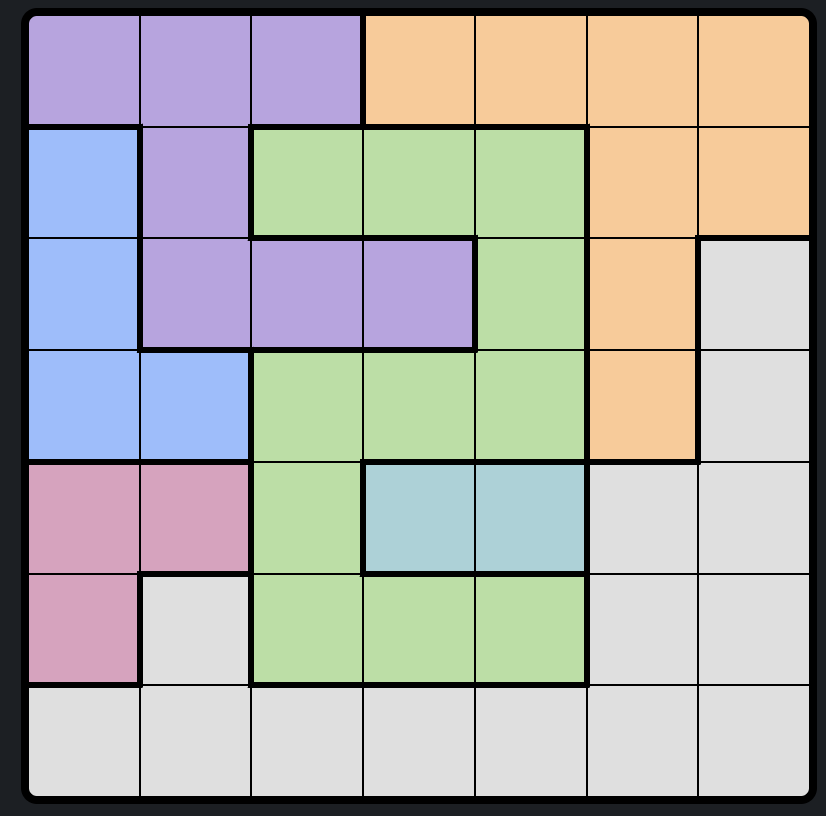
#> input picture board.png, 826 x 816 px
$ python board_reader.py
#> lines starting #> are read from the running program, lines starting #| are printed output that depends on the picture; after the words box and inside, x2 and y2 are one past the last pixel; in counts of white or black regions, pixels touching at a corner belong together
### board_solver.py
import copy

def solve(board):
    print("Solving board")
    copy_board = copy.deepcopy(board)

    # add in backtracking logic here that will solve the board using the 2d array
    return copy_board


# [8 lines left out: function is_safe_helper, not called in this run]

### board_reader.py
# Here is the github link if you want to follow along the progress and see the final product
# https://github.com/LenaWang03/QueensSolver


from board_solver import solve
import cv2 as cv
import numpy as np
import math

# Load the image
original = cv.imread('board.png')
#> original is the input picture: shape (816, 826, 3); mean B, G, R 171, 175.3, 176.4

# crop the image so its just the board
gray_board = cv.cvtColor(original, cv.COLOR_BGR2GRAY)
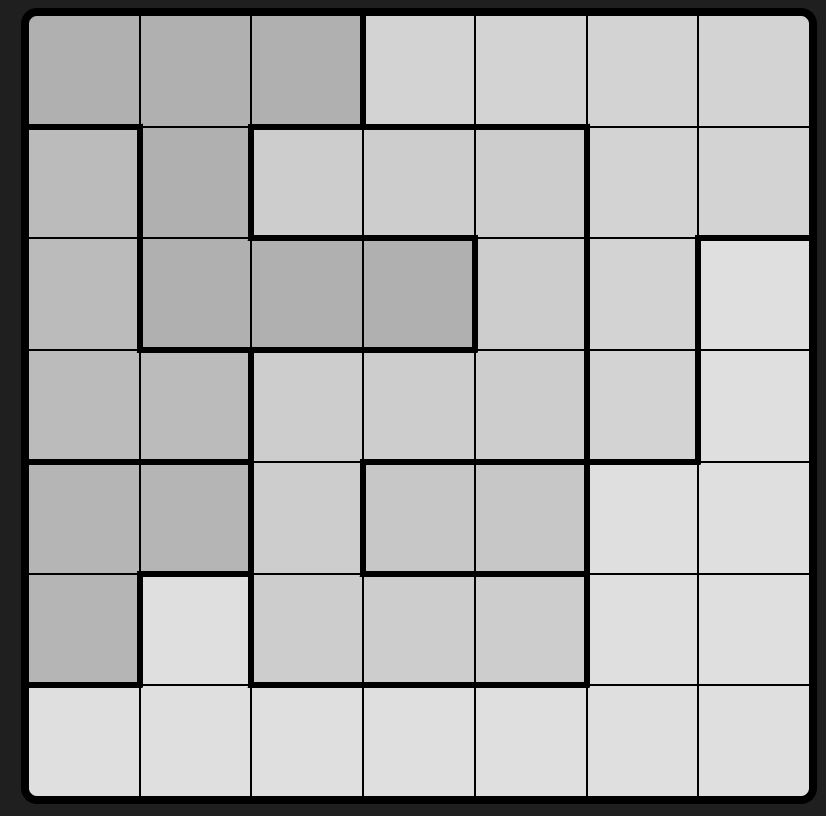
#> gray_board: shape (816, 826); min 0, max 223, mean 175.1
contours, _ = cv.findContours(gray_board, cv.RETR_TREE, cv.CHAIN_APPROX_NONE)
#> contours = 51 contours; largest, box (x1, y1, x2, y2) and area: (0, 0, 826, 816) 672375, (20, 7, 818, 805) 634919, (699, 463, 809, 573) 11879, (699, 686, 809, 796) 11873, (699, 16, 809, 126) 11873
contours = sorted(contours, key=cv.contourArea, reverse=True)
# get dimensions of the board
x, y, w, h = cv.boundingRect(contours[1])
#> x = 20; y = 7; w = 798; h = 798
# crop
grid = original[y:y+h, x:x+w]
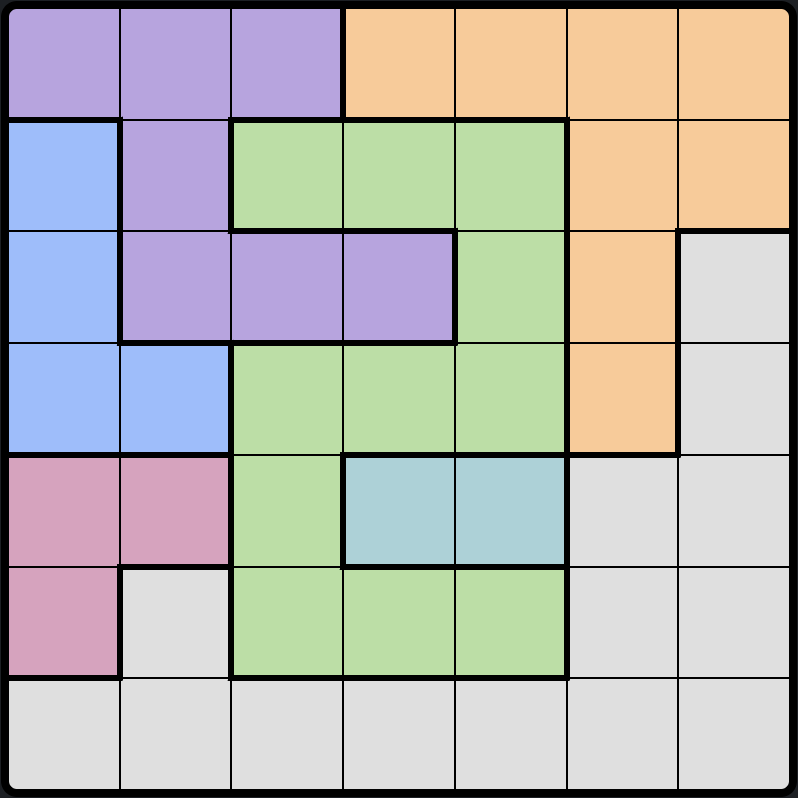
#> grid: shape (798, 798, 3); mean B, G, R 178.9, 183.7, 185.1
gray = cv.cvtColor(grid, cv.COLOR_BGR2GRAY)
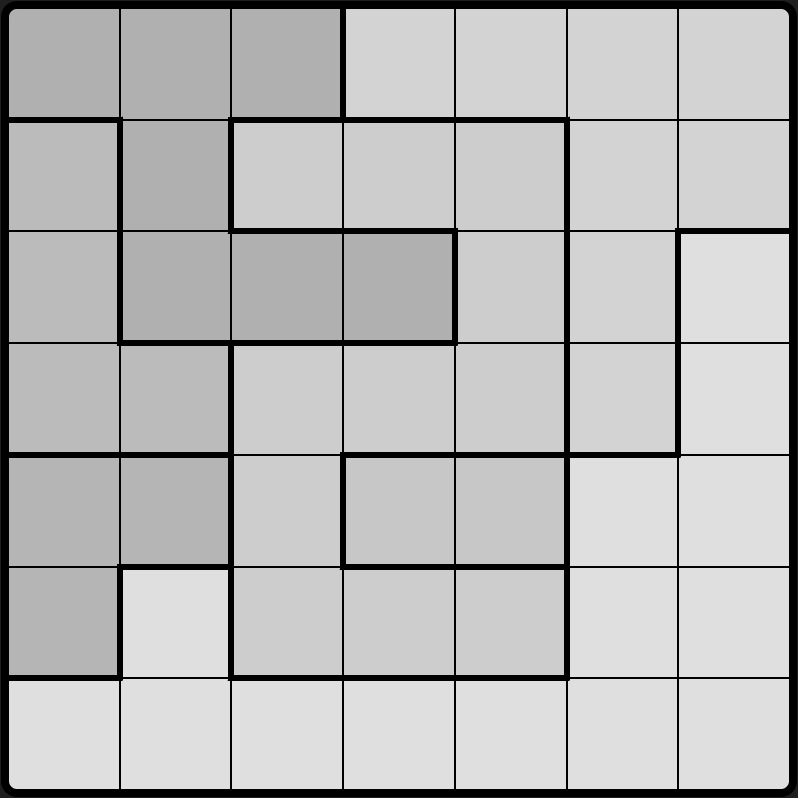
#> gray: shape (798, 798); min 0, max 223, mean 183.5
cv.imwrite("gray-grid.png", gray)

# store the board layout in a 2D array
contours, _ = cv.findContours(gray_board, cv.RETR_TREE, cv.CHAIN_APPROX_NONE)
contours = sorted(contours, key=cv.contourArea)
total_cells = len(contours) - 2
#> total_cells = 49
print("Total cells detected:", total_cells)
#| Total cells detected: 49
grid_size = int(math.sqrt(total_cells))
#> grid_size = 7
if total_cells != grid_size**2:
    print("Unable to detect full grid! Aborting")
cell_width = w // grid_size
#> cell_width = 114
cell_height = h // grid_size
#> cell_height = 114
colors = []
board = []
color_index = 1
color_map = {}
reverse_color_map = {}
padding = 10
for i in range(grid_size):
    row = []
    for j in range(grid_size):
        # get coordinates of the cell
        cell_x = j * cell_width
        cell_y = i * cell_height
        padding = 15
        cell = grid[cell_y+padding:cell_y+cell_height-padding, cell_x+padding:cell_x+cell_width-padding]

        # get average color of the cell
        avg_color = cell.mean(axis=0).mean(axis=0)
        avg_color = avg_color.astype(int)
        avg_color = tuple(avg_color)

        # add the color in RGB format
        if avg_color not in color_map:
            color_map[avg_color] = str(color_index)
            reverse_color_map[str(color_index)] = avg_color
            color_index += 1
        row.append(color_map[avg_color])

    board.append(row)
#> after the loop, board = 7 items; color_index = 8; color_map = {(222, 164, 183): '1', (154, 203, 247): '2', (250, 189, 158): '3', (166, 222, 188): '4', (223, 223, 223): '5', (190, 163, 214): '6', (215, 209, 173): '7'}; reverse_color_map = {'1': (222, 164, 183), '2': (154, 203, 247), '3': (250, 189, 158), '4': (166, 222, 188), '5': (223, 223, 223), '6': (190, 163, 214), '7': (215, 209, 173)}

result = solve(board)
#> in solve, `copy_board = copy.deepcopy(board)`: copy_board = 7 items
#> result = 7 items

# Print the board to the console
for row in board:
    print(row)
#> this loop made 7 passes
#> row on passes 1 to 7: ['1', '1', '1', '2', '2', '2', '2'], ['3', '1', '4', '4', '4', '2', '2'], ['3', '1', '1', '1', '4', '2', '5'], ['3', '3', '4', '4', '4', '2', '5'], ['6', '6', '4', '7', '7', '5', '5'], ['6', '5', '4', '4', '4', '5', '5'], ['5', '5', '5', '5', '5', '5', '5']
#| ['1', '1', '1', '2', '2', '2', '2']
#| ['3', '1', '4', '4', '4', '2', '2']
#| ['3', '1', '1', '1', '4', '2', '5']
#| ['3', '3', '4', '4', '4', '2', '5']
#| ['6', '6', '4', '7', '7', '5', '5']
#| ['6', '5', '4', '4', '4', '5', '5']
#| ['5', '5', '5', '5', '5', '5', '5']
